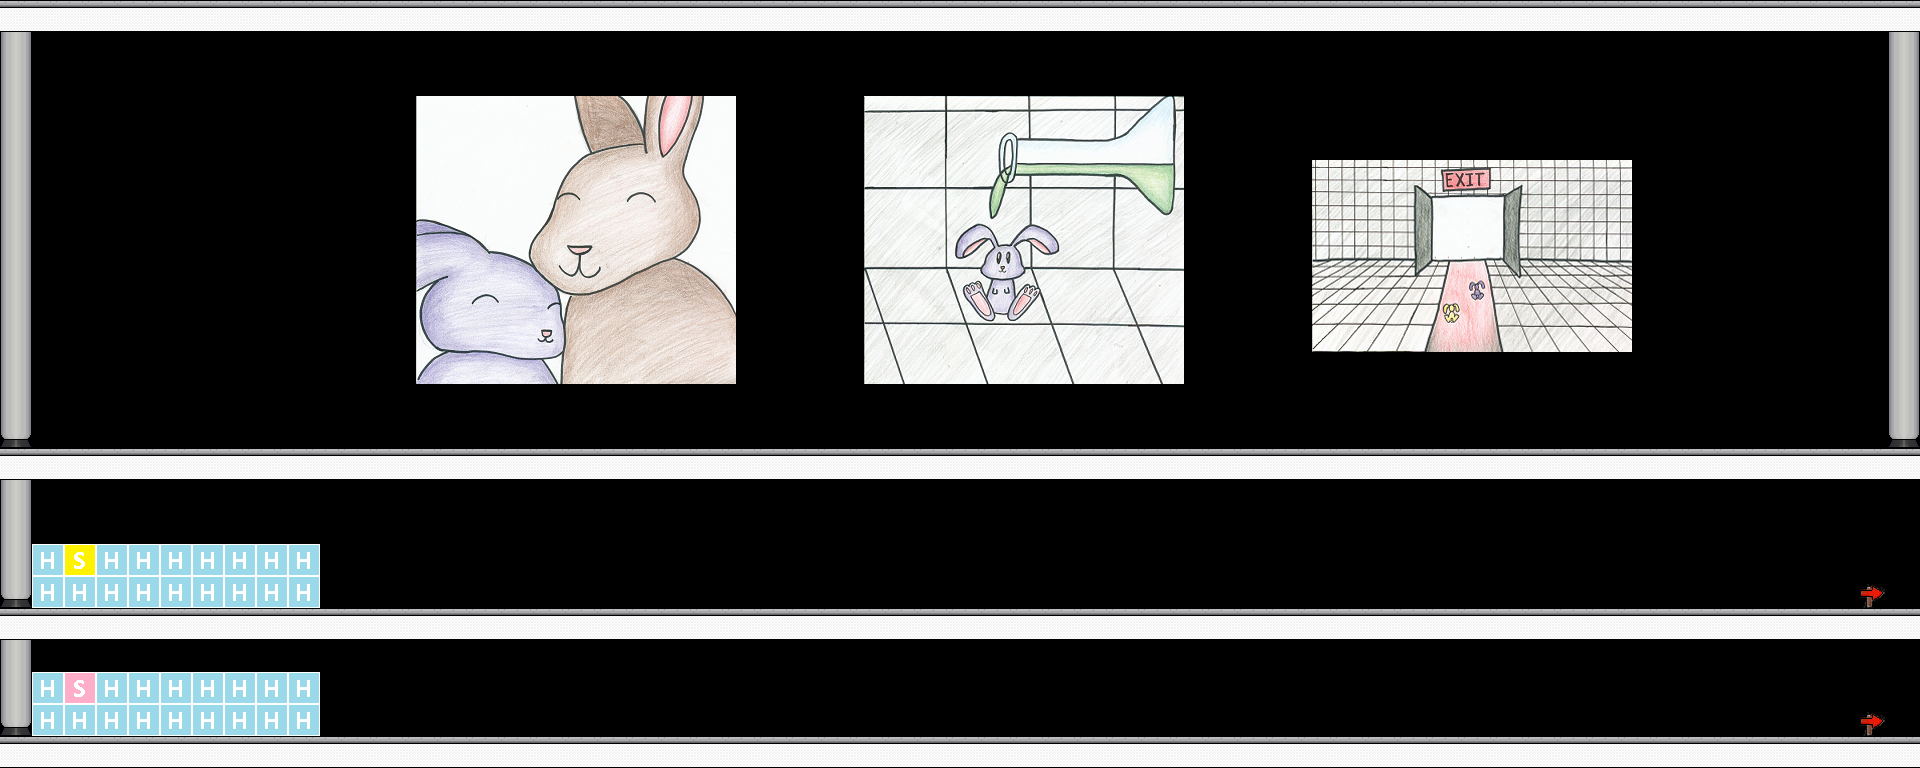

A level layout from a 2D game, rendered from its tile map. Below: a short description, then the map file with tile-grid data replaced by summaries:
An orthogonal 60x24 tile map with 32x32 px tiles, 8 tile layers (collisions, spikes, help1, help2, ...), 12 tilesets.

<map version="1.0" orientation="orthogonal" width="60" height="24" tilewidth="32" tileheight="32">
 <properties>
  <property name="camera" value="stalking" />
 </properties>
 <tileset firstgid="1" name="betterBunnyDirt" tilewidth="32" tileheight="32">
  <image source="Levels/betterBunnyDirt.png" width="32" height="32" />
 </tileset>
 <tileset firstgid="2" name="bunnyTile" tilewidth="32" tileheight="32">
  <image source="Levels/bunnyTile.png" width="32" height="32" />
 </tileset>
 <tileset firstgid="3" name="perspective_walls" tilewidth="32" tileheight="32">
  <image source="Levels/perspective_walls.png" width="256" height="256" />
 </tileset>
 <tileset firstgid="67" name="markers" tilewidth="32" tileheight="32">
  <image source="Levels/levelMarkers.png" width="128" height="128" />
 </tileset>
 <tileset firstgid="83" name="lab-sheet" tilewidth="32" tileheight="32">
  <image source="lab-sheet.png" width="128" height="96" />
 </tileset>
 <tileset firstgid="95" name="arrows" tilewidth="32" tileheight="32">
  <image source="arrows.png" width="128" height="64" />
 </tileset>
 <tileset firstgid="103" name="new lab" tilewidth="32" tileheight="32">
  <image source="../new-assets/tiles/normal/lab-sheet-2.png" width="96" height="192" />
 </tileset>
 <tileset firstgid="121" name="bunny-with-mother" tilewidth="32" tileheight="32">
  <image source="../new-assets/backstory/bunny-with-mother.png" width="320" height="294" />
 </tileset>
 <tileset firstgid="211" name="bunny-acid-pour" tilewidth="32" tileheight="32">
  <image source="../new-assets/backstory/bunny-acid-pour.png" width="320" height="300" />
 </tileset>
 <tileset firstgid="301" name="bunny-escaping" tilewidth="32" tileheight="32">
  <image source="../new-assets/backstory/bunny-escaping.png" width="320" height="203" />
 </tileset>
 <tileset firstgid="361" name="black tile" tilewidth="32" tileheight="32">
  <image source="../new-assets/background/black tile.png" width="32" height="32" />
 </tileset>
 <tileset firstgid="362" name="lab-sheet-2" tilewidth="32" tileheight="32">
  <image source="../new-assets/tiles/normal/lab-sheet-2.png" width="96" height="192" />
 </tileset>
 <layer name="collisions" width="60" height="24">
  <data>[1440 cells, 273 non-empty, 5 distinct tile ids]</data>
 </layer>
 <layer name="spikes" width="60" height="24">
  <data>[1440 cells, 0 non-empty, 0 distinct tile ids]</data>
 </layer>
 <layer name="help1" width="60" height="24">
  <properties>
   <property name="b" value="0" />
   <property name="g" value="0" />
   <property name="r" value="0" />
   <property name="text" value="Press right" />
   <property name="x" value="60" />
   <property name="y" value="650" />
  </properties>
  <data>[1440 cells, 18 non-empty, 1 distinct tile ids]</data>
 </layer>
 <layer name="help2" width="60" height="24">
  <properties>
   <property name="b" value="0" />
   <property name="g" value="0" />
   <property name="r" value="0" />
   <property name="text" value="Press d" />
   <property name="x" value="60" />
   <property name="y" value="480" />
  </properties>
  <data>[1440 cells, 18 non-empty, 1 distinct tile ids]</data>
 </layer>
 <layer name="directions" width="60" height="24">
  <data>[1440 cells, 2 non-empty, 1 distinct tile ids]</data>
 </layer>
 <layer name="players" width="60" height="24">
  <properties>
   <property name="visible" value="0" />
  </properties>
  <data>[1440 cells, 2 non-empty, 2 distinct tile ids]</data>
 </layer>
 <objectgroup name="level markers" width="60" height="24" />
 <layer name="background" width="60" height="24" opacity="0.73">
  <data>[1440 cells, 754 non-empty, 1 distinct tile ids]</data>
 </layer>
 <layer name="history" width="60" height="24">
  <data>[1440 cells, 240 non-empty, 240 distinct tile ids]</data>
 </layer>
</map>
